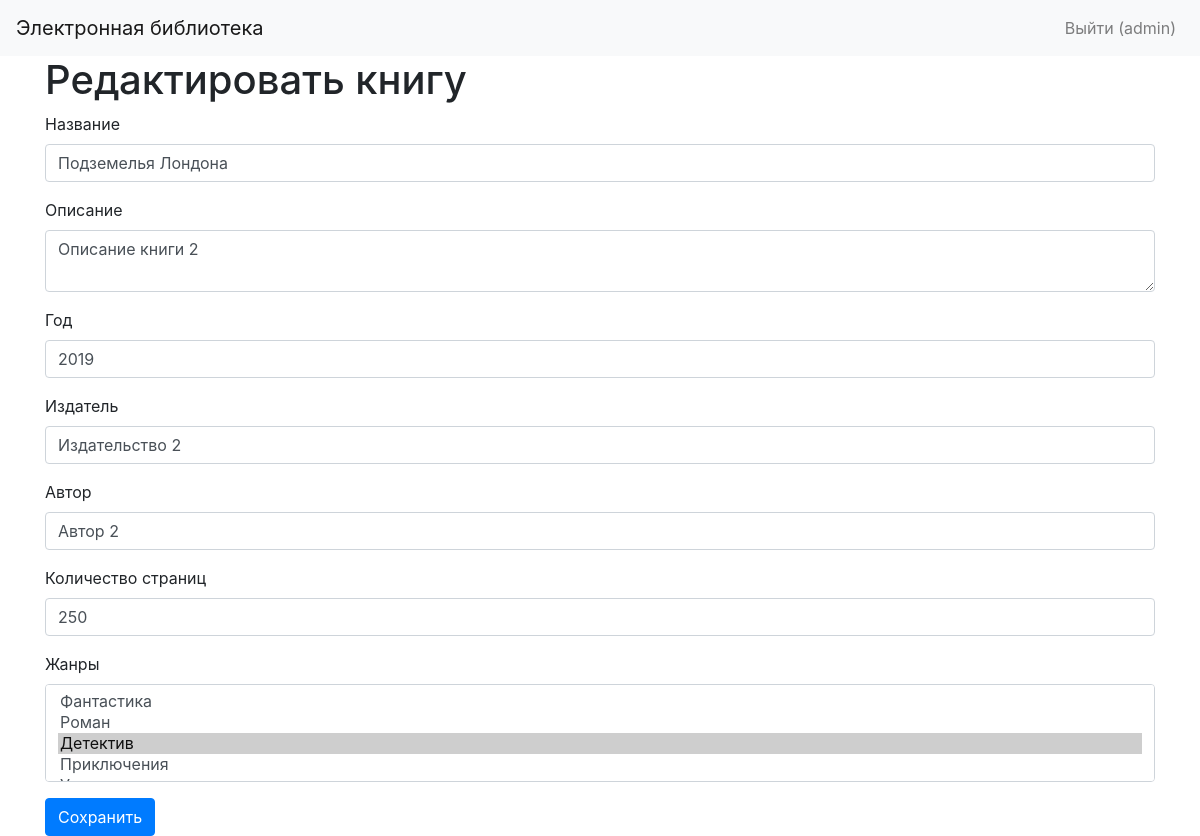
/edit/2 (signed in), run on the app's committed database.
### app.py (models this page shows, shortened)
class User(db.Model, UserMixin):
    id = db.Column(db.Integer, primary_key=True)
    username = db.Column(db.String(255), unique=True, nullable=False)
    password_hash = db.Column(db.String(255), nullable=False)
    last_name = db.Column(db.String(255), nullable=False)
    first_name = db.Column(db.String(255), nullable=False)
    middle_name = db.Column(db.String(255))
    role_id = db.Column(db.Integer, db.ForeignKey('role.id'), nullable=False)
    reviews = db.relationship('Review', backref='user', lazy=True)

class Book(db.Model):
    id = db.Column(db.Integer, primary_key=True)
    title = db.Column(db.String(255), nullable=False)
    description = db.Column(db.Text, nullable=False)
    year = db.Column(db.Integer, nullable=False)
    publisher = db.Column(db.String(255), nullable=False)
    author = db.Column(db.String(255), nullable=False)
    pages = db.Column(db.Integer, nullable=False)
    cover_id = db.Column(db.Integer, db.ForeignKey('cover.id'), nullable=False)
    genres = db.relationship('Genre', secondary='book_genre', back_populates='books')
    reviews = db.relationship('Review', backref='book', lazy=True)

### app.py (the view, shortened to what this page needs)
@app.route('/edit/<int:book_id>', methods=['GET', 'POST'])
@login_required
def edit_book(book_id):
    book = Book.query.get_or_404(book_id)
    if current_user.role.name not in ['Администратор', 'Модератор']:
        flash('У вас недостаточно прав для выполнения данного действия.', 'danger')
        return redirect(url_for('index'))
    genres = Genre.query.all()
    return render_template('edit_book.html', book=book, genres=genres)

### app.py (called while the page is built)
@login_manager.user_loader
def load_user(user_id):
    return User.query.get(int(user_id))

### templates/edit_book.html (shortened to what this page needs)
{% extends "base.html" %}
{% block content %}
<h1>Редактировать книгу</h1>
<form action="{{ url_for('edit_book', book_id=book.id) }}" method="post">
    <div class="form-group">
        <label for="title">Название</label>
        <input type="text" class="form-control" id="title" name="title" value="{{ book.title }}" required>
    </div>
    <div class="form-group">
        <label for="description">Описание</label>
        <textarea class="form-control" id="description" name="description" required>{{ book.description }}</textarea>
    </div>
    <div class="form-group">
        <label for="year">Год</label>
        <input type="number" class="form-control" id="year" name="year" value="{{ book.year }}" required>
    </div>
    <div class="form-group">
        <label for="publisher">Издатель</label>
        <input type="text" class="form-control" id="publisher" name="publisher" value="{{ book.publisher }}" required>
    </div>
    <div class="form-group">
        <label for="author">Автор</label>
        <input type="text" class="form-control" id="author" name="author" value="{{ book.author }}" required>
    </div>
    <div class="form-group">
        <label for="pages">Количество страниц</label>
        <input type="number" class="form-control" id="pages" name="pages" value="{{ book.pages }}" required>
    </div>
    <div class="form-group">
        <label for="genres">Жанры</label>
        <select multiple class="form-control" id="genres" name="genres">
            {% for genre in genres %}
                <option value="{{ genre.id }}" {% if genre in book.genres %}selected{% endif %}>{{ genre.name }}</option>
            {% endfor %}
        </select>
    </div>
    <button type="submit" class="btn btn-primary">Сохранить</button>
</form>
{% endblock %}

### templates/base.html (shortened to what this page needs)
<!DOCTYPE html>
<html lang="ru">
<head>
    <link rel="stylesheet" href="https://stackpath.bootstrapcdn.com/bootstrap/4.5.2/css/bootstrap.min.css">
</head>
<body>
<nav class="navbar navbar-expand-lg navbar-light bg-light">
    <a class="navbar-brand" href="{{ url_for('index') }}">Электронная библиотека</a>
    <div class="collapse navbar-collapse" id="navbarNav">
        <ul class="navbar-nav ml-auto">
            {% if current_user.is_authenticated %}
                <li class="nav-item">
                    <a class="nav-link" href="{{ url_for('logout') }}">Выйти ({{ current_user.username }})</a>
                </li>
            {% endif %}
        </ul>
    </div>
</nav>
<div class="container">
    {% block content %}{% endblock %}
</div>
</body>
</html>

### data on the page
User: username "admin"
Book: title "Подземелья Лондона", description "Описание книги 2", year "2019", publisher "Издательство 2", author "Автор 2", pages "250"

### other printed values
form field genres "Фантастика / Роман / Детектив ☑ / Приключения"
